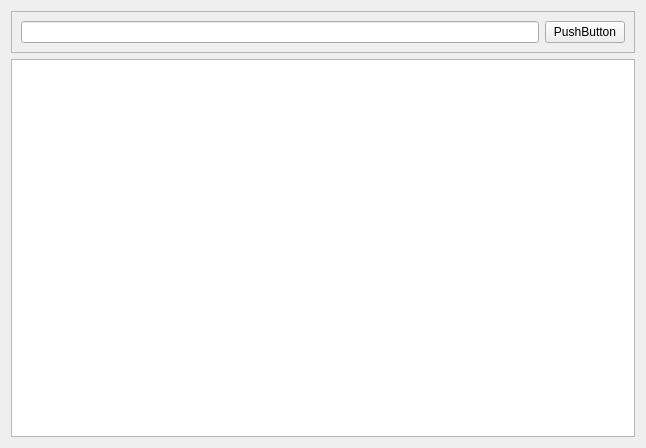
<?xml version="1.0" encoding="UTF-8"?>
<ui version="4.0">
 <class>Widget</class>
 <widget class="QWidget" name="Widget">
  <property name="geometry">
   <rect>
    <x>0</x>
    <y>0</y>
    <width>646</width>
    <height>448</height>
   </rect>
  </property>
  <property name="windowTitle">
   <string>Widget</string>
  </property>
  <layout class="QVBoxLayout" name="verticalLayout">
   <item>
    <widget class="QFrame" name="frame">
     <property name="frameShape">
      <enum>QFrame::StyledPanel</enum>
     </property>
     <property name="frameShadow">
      <enum>QFrame::Raised</enum>
     </property>
     <layout class="QHBoxLayout" name="horizontalLayout">
      <item>
       <widget class="QLineEdit" name="lineEdit"/>
      </item>
      <item>
       <widget class="QPushButton" name="pushButton">
        <property name="text">
         <string>PushButton</string>
        </property>
       </widget>
      </item>
     </layout>
    </widget>
   </item>
   <item>
    <widget class="QTextEdit" name="textEdit"/>
   </item>
  </layout>
 </widget>
 <resources/>
 <connections/>
</ui>
